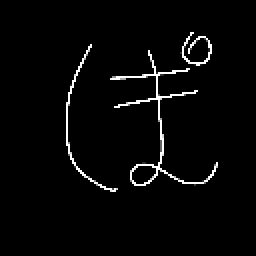
#> input picture KanjiCNN/Modelo/Validacion/128/preprocessed_kanji_20241009_222031.png, 128 x 128 px, found by its file name (shown 2 times larger); its folder holds only this picture in this run
$ python regular.py
#> lines starting #> are read from the running program, lines starting #| are printed output that depends on the picture
import os
from PIL import Image

# Ruta de la carpeta con las imágenes originales
ruta_entrada = '/content/Project/Proyecto/New/Modelo/Validacion/128'
# Ruta de la carpeta para guardar las imágenes redimensionadas
ruta_salida = '/content/Project/Proyecto/New/Modelo/Validacion/64'


# Recorrer todas las imágenes en la carpeta de entrada
for nombre_imagen in os.listdir(ruta_entrada):

    if nombre_imagen.endswith(('.png')):

        ruta_imagen_original = os.path.join(ruta_entrada, nombre_imagen)
        imagen = Image.open(ruta_imagen_original)
#> imagen is the input picture: PIL image 128x128 RGBA; mean R, G, B, A 6.8, 6.8, 6.8, 255
        imagen_redimensionada = imagen.resize((64, 64))
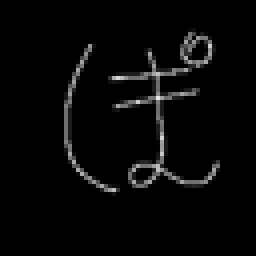
#> imagen_redimensionada: PIL image 64x64 RGBA (shown 4 times larger); mean R, G, B, A 7.3, 7.3, 7.3, 255
        ruta_guardado = os.path.join(ruta_salida, nombre_imagen)
        imagen_redimensionada.save(ruta_guardado)
        print(f"Imagen redimensionada guardada en: {ruta_guardado}")

print("Proceso de redimensionamiento completado.")
